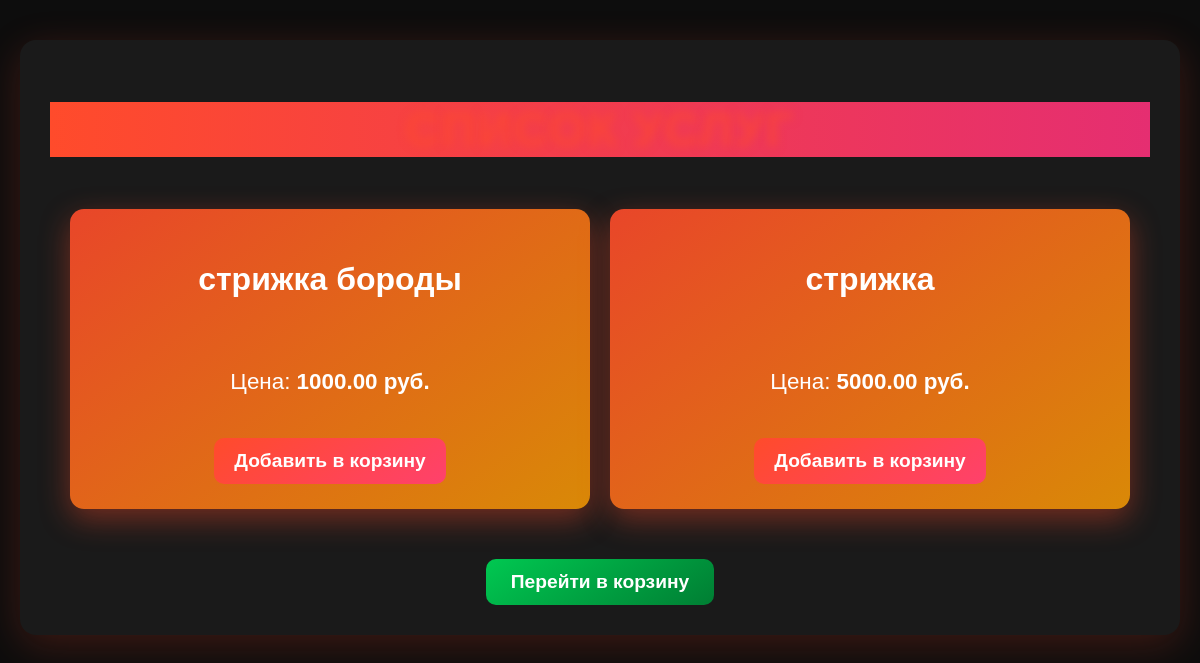
Before: /client_web_page/barber/root/client_services/ with the older database file.
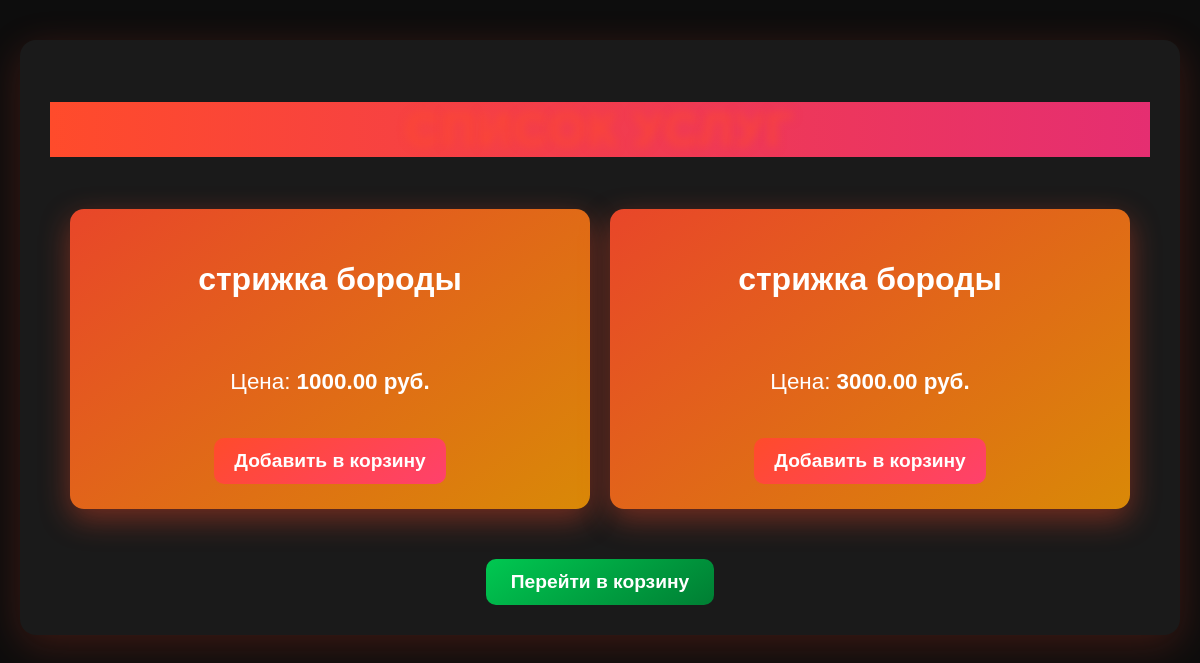
After: the same page with the newer database file.
### services/models.py (models this page shows, shortened)
class ServiceModel(models.Model):
    user = models.ForeignKey(User, verbose_name= "", on_delete=models.CASCADE)
    name = models.CharField('service', max_length=250)
    price = models.DecimalField('price',max_digits=6, decimal_places=2)
    description = models.TextField(blank = True, null=True)
    class Meta:
        verbose_name = ("Service")
        verbose_name_plural = ("Services")

### client_web/views.py (the view)
# urls.py: path('<slug:slug_company>/<slug:slug_username>/client_services/', views.ClientServicesListView.as_view(), name='client_services'),
class ClientServicesListView(ListView):
    model = ServiceModel
    template_name = 'client_web/client_page.html'
    context_object_name = 'services'
    def get_queryset(self):
        slug_username = self.kwargs.get('slug_username')  # Получаем исполнителя из URL
        return ServiceModel.objects.filter(user__username=slug_username)  # Фильтруем услуги по этому пользователю
    def get_context_data(self, **kwargs):
        context = super().get_context_data(**kwargs)
        context['slug_company'] = self.kwargs.get('slug_company', '')
        context['slug_username'] = self.kwargs.get('slug_username', '')
        context['executor'] = get_object_or_404(User, username=self.kwargs['slug_username'])
        return context

### client_web/templates/client_web/client_page.html (shortened to what this page needs)
{% extends "main_page/base.html" %}
{% load static %}
{% block extra_css %}
    <link rel="stylesheet" href="{% static 'client_web/css/client_service.css' %}">
{% endblock %}
{% block body %}
    <div class="service-container">
        <h1 class="service-title">Список услуг</h1>
        {% if services %}
            <div class="service-list">
                {% for service in services %}
                    <div class="service-item">
                        <h2 class="service-name">{{ service.name }}</h2>
                        <p class="service-price">Цена: <strong>{{ service.price }} руб.</strong></p>
                        <form method="post" action="{% url 'client:add_to_basket' slug_company=slug_company slug_username=slug_username item_id=service.id %}" class="add-to-basket-form">
                            <button type="submit" class="service-book-btn" data-service-id="{{ service.id }}">Добавить в корзину</button>
                        </form>
                    </div>
                {% endfor %}
            </div>
        {% else %}
            <p class="no-services">Услуги не найдены.</p>
        {% endif %}
        <div class="continue-button-container">
            <a href="{% url 'client:client_basket' slug_company=slug_company slug_username=slug_username %}">
                <button type="button" class="continue-btn">Перейти в корзину</button>
            </a>
        </div>
    </div>
{% endblock %}

Changed rows visible on the page:
removed ServiceModel: name "стрижка", price "5000.00"
now on this page (row edited): ServiceModel: name "стрижка бороды", price "3000.00"
